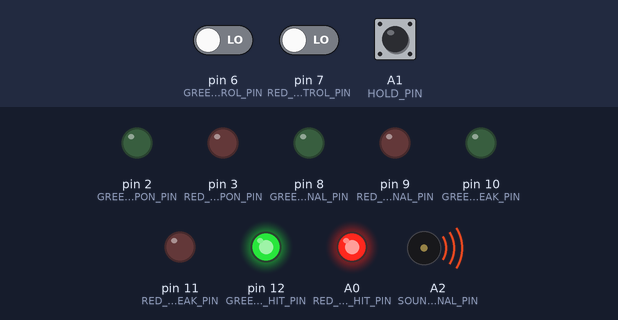
Bench run of a sketch on a simulated Arduino Uno, built with avr-gcc and run on an emulated ATmega328P. Shown: output pins drawn as LEDs (lit = HIGH), buzzer (waves = sounding). The inputs (shaded band) are chosen by the test bench; at power-on: A1 (HOLD_PIN) HIGH, pin 6 (GREEN_CONTROL_PIN) LOW, pin 7 (RED_CONTROL_PIN) LOW.

Above: at 1.2 s.
1.3 s: A1 (HOLD_PIN) pulled LOW for 3.2 s
At 2.7 s:
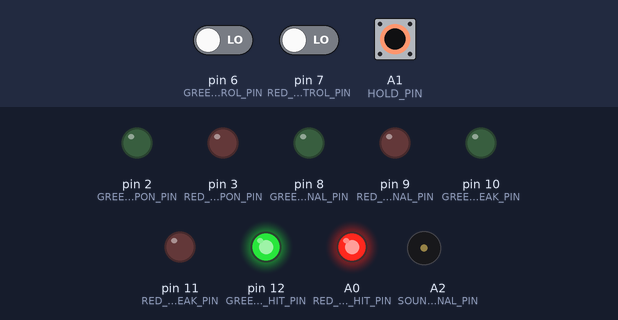
At 3.5 s:
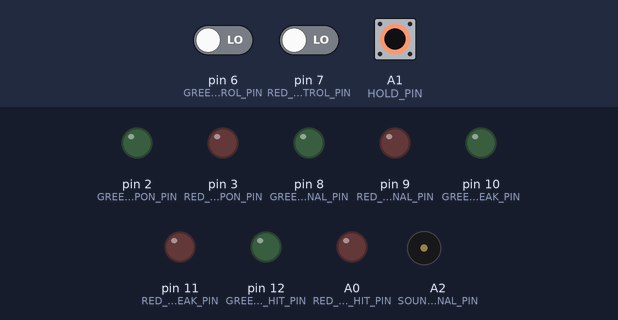
Timing chart, 0 to 13.5 s (numbered marks = the images above; inputs shaded):
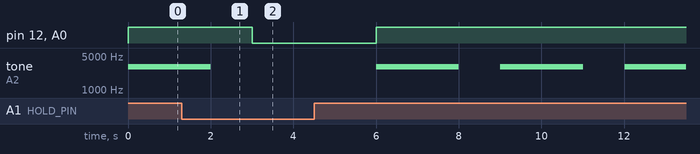

Measured:
- after the input at 1.3 s, pin 12 (GREEN_SELF_HIT_PIN), A0 (RED_SELF_HIT_PIN): HIGH → LOW after 1.7 s, → HIGH 3.0 s later
- by itself, tone on A2 (SOUND_SIGNAL_PIN): repeats every 3.0 s: 3000 Hz 2.0 s, silent 1.0 s

The sketch:

copis.ino
```cpp
/*

  COPIS - 0.5 - soldered prototype #1
  A simple DIY wired scoring box for saber fencing based on Arduino

  Function not marked with "time-critical" are called after a hit was made and lockout time has passed or are called before en-garde call by ref.

  TODO: We'll need to do a lot more testing how much frequency/program speed will affect behaviour. So higher speed will probably lead to more crosstalk which already seems to be a small issue.

*/

typedef unsigned long time_t; // micros() returns an unsigned long value

struct Fencer {
  time_t        depressed_time; // time when contact was made
  time_t        lockout_time;   // time when valid hit was made
  time_t        cbreak_time;    // time when break in control circuit was detected
  time_t        parry_time;     // time when a both blades made contact
  time_t        self_hit_time;  // remember time when we hit ourself so we can keep the light on for SELF_HIT_TIME
  time_t        sh_signal_time; // time when self hit signal light was turned on

  unsigned int  bounce_counter; // prevent whip over protection if contact between blades was lost more than 10 times

  bool          hit;            // valid hit was made
  bool          cbreak;         // break in control circuit detected
  bool          whip_over;      // whipover protection active
  bool          self_hit;       // contact with lame and weapon of the same fencer

  const uint8_t W_PIN;          // C line, weapon
  const uint8_t L_PIN;          // A line, lame
  const uint8_t C_PIN;          // B line, weapon
  const uint8_t SIGNAL_PIN;     // red/green lamp
  const uint8_t CBREAK_PIN;     // white lamp
  const uint8_t SELF_HIT_PIN;   // yellow lamp
};

const time_t          DEPRESS_TIME      = 600;    // in us, 0.6ms (0.1 - 1ms), FIE, we could make this controllable with a trimmer or poti to find a reliable value
const time_t          LOCKOUT_TIME      = 170000; // in us, 170ms, FIE
const time_t          CBREAK_TIME       = 3000;   // in us, 3ms
const time_t          SELF_HIT_TIME     = 500000; // in us, 0.5s, FIE
const time_t          MIN_PARRY_TIME    = 4000;   // in us, 4ms, FIE
const time_t          MAX_PARRY_TIME    = 15000;  // in us, 15ms, FIE

const unsigned int    MAX_BOUNCES       = 10;     // FIE, max amount of times contact can be lost during parry while still protecting against whipover

const time_t          RESET_TIME        = 3000;   // in ms, 3s
const time_t          SOUND_LENGTH      = 2000;   // in ms, 2s, FIE
const unsigned int    SOUND_FREQUENCY   = 3000;   // in Hz

const uint8_t         HOLD_PIN          = A1;     // toggle switch, probably better to make this a momentary switch and a software toggle, could also just be replaced with a power switch
const uint8_t         SOUND_SIGNAL_PIN  = A2;     // produces square wave and is connected to speaker
//const uint8_t         SYSTEM_ERROR_PIN  = 13;     // on-board LED, use it if we need to signal system errors or such

// use macros here to make struct initialization a bit more readible as Arduino IDE doesn't allow the use of specified initializers for members :(
# define GREEN_WEAPON_PIN   2
# define RED_WEAPON_PIN     3
# define GREEN_LAME_PIN     4
# define RED_LAME_PIN       5
# define GREEN_CONTROL_PIN  6
# define RED_CONTROL_PIN    7
# define GREEN_SIGNAL_PIN   8
# define RED_SIGNAL_PIN     9
# define GREEN_CBREAK_PIN   10
# define RED_CBREAK_PIN     11
# define GREEN_SELF_HIT_PIN 12
# define RED_SELF_HIT_PIN   A0  // don't use 13 here as it's linked to on board LED, see SYSTEM_ERROR_PIN

void signalTone() {
  tone(SOUND_SIGNAL_PIN, SOUND_FREQUENCY, SOUND_LENGTH);
} // end signalTone

// use these 2 mainly for prototype when we don't have easily visible LEDs yet, use signalTone for simultanious hit, not used anymore at this stage (we should remove these after next iteration or move them to different branch)
void signalToneGreen() {
  // slow beeping
  for (int i = 0 ; i < 3 ; i++) {
    tone(SOUND_SIGNAL_PIN, SOUND_FREQUENCY, 250);
    delay(500);
  }
  tone(SOUND_SIGNAL_PIN, SOUND_FREQUENCY, 250);
} // end signalToneGreen

void signalToneRed() {
  // fast beeping
  for (int i = 0 ; i < 7 ; i++) {
    tone(SOUND_SIGNAL_PIN, SOUND_FREQUENCY, 124);
    delay(250);
  }
  tone(SOUND_SIGNAL_PIN, SOUND_FREQUENCY, 124);
} // end signalToneRed

// as this expression is a bit more complicated we move it into it's own function to keep loop() clean and easy to understand
void signalSelfHit(Fencer *p, const time_t now) { // time-critical
  if (p->self_hit) {
      // if we hit ourselves and we haven't turned the LED on yet turn it on and start sh_signal timer
    if (p->sh_signal_time == 0) {
      p->sh_signal_time = now;
      digitalWrite(p->SELF_HIT_PIN, HIGH);
    }
  }
  // if we have turned the LED on but the contact between own lame and weapon was lost we leave the LED on for SELF_HIT_TIME
  else if (p->sh_signal_time != 0 && (now - p->sh_signal_time) > SELF_HIT_TIME) {
    p->sh_signal_time = 0;
    digitalWrite(p->SELF_HIT_PIN, LOW);
  }
} // end signalSelfHit

void reset(Fencer *p) {
  // W_PIN should always be LOW after exiting checkHit, but set it low just to be sure
  digitalWrite(p->W_PIN,        LOW);
  // turn off signal lights
  digitalWrite(p->SIGNAL_PIN,   LOW);
  digitalWrite(p->CBREAK_PIN,   LOW);
  digitalWrite(p->SELF_HIT_PIN, LOW);

  p->depressed_time = 0;
  p->lockout_time   = 0;
  p->cbreak_time    = 0;
  p->parry_time     = 0;
  p->self_hit_time  = 0;
  p->sh_signal_time = 0;

  p->bounce_counter = 0;

  p->hit            = false;
  p->cbreak         = false;
  p->whip_over      = false;
  p->self_hit       = false;
} // end reset

void resetAndWait(Fencer *p, Fencer *q) {
  // first delay so we don't turn off signal lights
  delay(RESET_TIME);

  reset(p);
  reset(q);
} // end reset

// checks if attacker made valid hit
void checkHit(Fencer *att, Fencer *def, const time_t now) {  // time-critical
  // make "attackers" weapon hot so we can read a current at both fencers lames and the "defenders" weapon to detect hits and blade contact
  digitalWrite(att->W_PIN, HIGH);

  // check for self hit, we don't need to interrupt anything, just signal briefly with light
  if (digitalRead(att->L_PIN) == HIGH) {
    if (att->self_hit_time == 0) {
      att->self_hit_time = now;
    }
    else if (!att->self_hit && (now - att->self_hit_time) > DEPRESS_TIME) {
      att->self_hit = true;
    }
  }
  // we turn on the LED outside this function so we don't need to worry about keeping it lit here
  else {
    att->self_hit_time = 0;
    att->self_hit = false;
  }

  // handle whip-over protection
  const time_t parry_diff = now - att->parry_time;  // save diff as constant as we need it several times

  // check if blades made contact
  if (digitalRead(def->C_PIN) == HIGH) {
    // start timer first time we made contact
    if (att->parry_time == 0) {
      att->parry_time = now;
    }
  }
  // if there is no contact between the blades and parry_time is "running" we advance the bounce counter
  else if (att->parry_time != 0) {
    att->bounce_counter++;
  }

  // reset if no hit was made after whip_over time has passed or contact between blades was interrupted more than 10 times
  if (parry_diff > MAX_PARRY_TIME || att->bounce_counter > MAX_BOUNCES) {
    att->parry_time = 0;
    att->bounce_counter = 0;
    att->whip_over = false;
  }
  // prevent hits from registering while in the parameters for whipover protection
  else if (parry_diff >= MIN_PARRY_TIME && parry_diff <= MAX_PARRY_TIME && att->bounce_counter <= MAX_BOUNCES) {
    att->whip_over = true;
  }

  // reset cbreak time if we can detect a signal again
  if (digitalRead(att->C_PIN) == HIGH) {
    att->cbreak_time = 0;
  }

  // handle break in control circuit, if we can't read a signal on the control circuit for CBREAK_TIME we set cbreak flag
  if (digitalRead(att->C_PIN) == LOW) {
    // start timer
    if (att->cbreak_time == 0) {
      att->cbreak_time = now;
    }
    else if ((now - att->cbreak_time) > CBREAK_TIME) {
      att->cbreak = true;
    }
  }
  // handle actual hit detection
  // only make reading if whip_over protection is not active
  // if we can read HIGH on def L_PIN the att seemed to have done something right because they actually hit
  else if (!att->whip_over && digitalRead(def->L_PIN) == HIGH) {
    // start counting when this has been first contact
    if (att->depressed_time == 0) {
        att->depressed_time = now;
    }
    // only register hit if it makes contact for more than 0.5ms and whip_over protection is inactive
    else if (!att->hit && (now - att->depressed_time) > DEPRESS_TIME) {
      // now it is a valid hit if inside of lockout period which we handle before we call this functions
      att->hit = true;
      // start lockout timer
      att->lockout_time = now;
    }
  }
  // contact lost so we reset depressed time, this will also be called if whip_over is active
  else {
    att->depressed_time = 0;
  }
  // make "attackers" weapon cold to not trigger valid self hits while doing the same function with the current "defender" as the "attacker"
  digitalWrite(att->W_PIN, LOW);
} // end checkHit

void setup() {
  //pinMode(SYSTEM_ERROR_PIN,   OUTPUT);
  pinMode(HOLD_PIN,           INPUT_PULLUP);

  // BODY WIRE LINES
  pinMode(GREEN_LAME_PIN,     INPUT);      pinMode(RED_LAME_PIN,      INPUT);
  pinMode(GREEN_CONTROL_PIN,  INPUT);      pinMode(RED_CONTROL_PIN,   INPUT);
  pinMode(GREEN_WEAPON_PIN,   OUTPUT);     pinMode(RED_WEAPON_PIN,    OUTPUT);

  // SIGNAL SPEAKER AND LEDS
  pinMode(SOUND_SIGNAL_PIN,   OUTPUT);
  pinMode(GREEN_SIGNAL_PIN,   OUTPUT);     pinMode(RED_SIGNAL_PIN,    OUTPUT);
  pinMode(GREEN_CBREAK_PIN,   OUTPUT);     pinMode(RED_CBREAK_PIN,    OUTPUT);
  pinMode(GREEN_SELF_HIT_PIN, OUTPUT);     pinMode(RED_SELF_HIT_PIN,  OUTPUT);

  //digitalWrite(SYSTEM_ERROR_PIN,    LOW);
  digitalWrite(SOUND_SIGNAL_PIN,    LOW);
  digitalWrite(GREEN_WEAPON_PIN,    LOW);  digitalWrite(RED_WEAPON_PIN,   LOW);
  digitalWrite(GREEN_SIGNAL_PIN,    LOW);  digitalWrite(RED_SIGNAL_PIN,   LOW);
  digitalWrite(GREEN_CBREAK_PIN,    LOW);  digitalWrite(RED_CBREAK_PIN,   LOW);
  digitalWrite(GREEN_SELF_HIT_PIN,  LOW);  digitalWrite(RED_SELF_HIT_PIN, LOW);
}  // end setup

void loop() {  // time-critical

  static Fencer green = {
    0, 0, 0, 0, 0, 0,
    false, false, false, false,
    GREEN_WEAPON_PIN, GREEN_LAME_PIN,   GREEN_CONTROL_PIN,
    GREEN_SIGNAL_PIN, GREEN_CBREAK_PIN,  GREEN_SELF_HIT_PIN
  };

  static Fencer red = {
    0, 0, 0, 0, 0, 0,
    false, false, false, false,
    RED_WEAPON_PIN,   RED_LAME_PIN,     RED_CONTROL_PIN,
    RED_SIGNAL_PIN,   RED_CBREAK_PIN,    RED_SELF_HIT_PIN
  };

  const time_t now = micros();

  // need to check for LOW as we are pulling pin up
  if (digitalRead(HOLD_PIN) == LOW) {
    // don't do anything as long as hold toggle is "on" but reset so we can assume operation normally
    resetAndWait(&green, &red);
    return;
  }

  // check if green made valid hit
  checkHit(&green, &red, now);
  // check if red made valid hit
  checkHit(&red, &green, now);

  // signal break in control circuit
  if (green.cbreak || red.cbreak) {
    signalTone();
    // signal on the corresponding white lamp
    digitalWrite(green.CBREAK_PIN, green.cbreak ? HIGH : LOW);
    digitalWrite(red.CBREAK_PIN, red.cbreak ? HIGH : LOW);
    // then reset everything
    resetAndWait(&green, &red);
    return;
  }

  // signal self hits
  signalSelfHit(&green, now);
  signalSelfHit(&red, now);

  // signal any hits made with light
  digitalWrite(green.SIGNAL_PIN, green.hit ? HIGH : LOW);
  digitalWrite(red.SIGNAL_PIN, red.hit ? HIGH : LOW);
  // and sound
  if (green.hit || red.hit) {
    signalTone();
  }

  // if any hits were made and lockout time has passed we can reset
  if ((green.hit && (now - green.lockout_time) > LOCKOUT_TIME) || (red.hit && (now - red.lockout_time) > LOCKOUT_TIME)) {
    resetAndWait(&green, &red);
  }
}  // end loop
```
